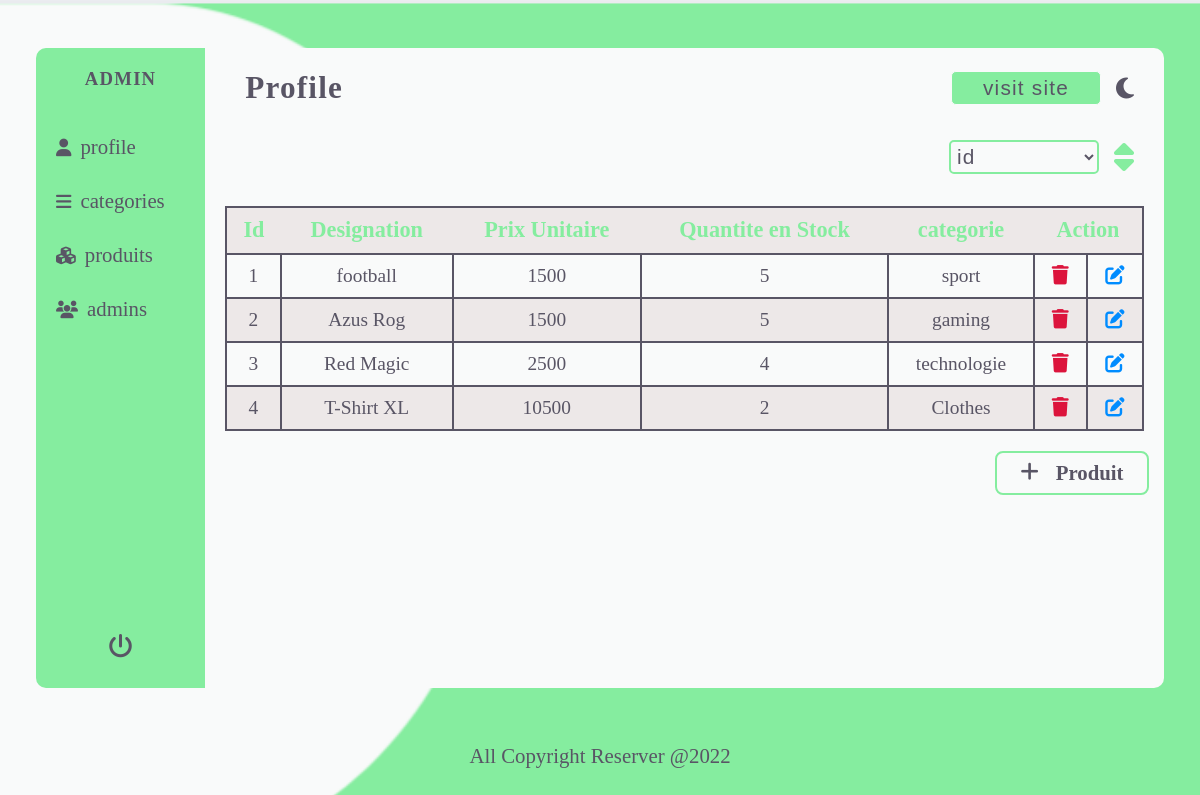
/produit/index.php (signed in), run on the app's committed database.
### tables this page shows
CREATE TABLE produit(
    id INT PRIMARY KEY AUTO_INCREMENT,
    designation VARCHAR(255) NOT NULL UNIQUE,
    pu DOUBLE NOT NULL,
    qtstock INT NOT NULL,
    image_path VARCHAR(255) NOT NULL,
    id_cat INT NOT NULL,
    admin_id INT NOT NULL,
    CONSTRAINT pk1 FOREIGN KEY (id_cat) REFERENCES categorie(id)
    ON DELETE CASCADE ON UPDATE CASCADE,
    CONSTRAINT pk2 FOREIGN KEY (admin_id) REFERENCES login(id)
    ON DELETE CASCADE ON UPDATE CASCADE
);

CREATE TABLE categorie(
    id INT PRIMARY KEY AUTO_INCREMENT,
    nom_cat VARCHAR(255) NOT NULL UNIQUE,
    descr VARCHAR(1000) NOT NULL,
    admin_id INT NOT NULL,
    CONSTRAINT pk FOREIGN KEY (admin_id) REFERENCES login(id)
    ON DELETE CASCADE ON UPDATE CASCADE
);

### produit/gestionproduit.php (called while the page is built, shortened)
<?php
    class Produit{
        private $pdo;
        public function __construct(PDO $pdo,$id=null,$designation=null,$prix_unitaire=null,$qte_stock=null,$id_cat=null,$image_path=null,$admin_id=null){
            $this->pdo=$pdo;
        }
        function afficher_les_produits(){
            $sql="SELECT * FROM produit;";
            $result=$this->pdo->query($sql);
            return $result->fetchAll(PDO::FETCH_OBJ);
        }
    }
?>

### categorie/gestionCategorie.php (called while the page is built, shortened)
<?php
class Categorie{
    private $pdo;
    public function __construct(PDO $pdo,$id=null,$nom_cat=null,$description_cat=null){
        $this->pdo=$pdo;
    }
    public function recherchce_categorie_by_id($id){
        $sql="SELECT * FROM categorie WHERE id=:id";
        $statement=$this->pdo->prepare($sql);
        $statement->execute([
            ":id"=>$id
        ]);
        return $statement->fetch(PDO::FETCH_ASSOC);
    }
}
?>

### produit/index.php (the view, shortened to what this page needs)
<!DOCTYPE html>
<html lang="en">
<?php include_once '../template/head.php'?>
<body id="#main-body">
    <div class="my-container">
      <?php include_once '../template/aside.php'?>
          <div class="dashboard">
            <?php include_once '../template/header.php'?>
            <?php
    require_once  '..\produit\gestionproduit.php';
    require_once '..\categorie\gestionCategorie.php';
    $pdo=Connection::connectToDB("gestionproduit");
    $produit=new Produit(pdo:$pdo);
    if (isset($_GET["order"])) {
      $produits=$produit->trier_produits($_GET["order"]);
    }else $produits=$produit->afficher_les_produits();
?>
<div class="filter-data-form">
                <form action="" method="GET">
                    <div class="input-order">
                        <select name="order">
                        <?php foreach($produits as $produit){?>
                        <?php foreach($produit as $key =>$value){?>
                          <?php if(!($key==="image_path" || $key==="admin_id")):?>
                            <option value="<?=$key?>"><?=$key==="id_cat"?"categorie":$key;?></option>
                          <?php endif?>
                        <?php }?>
                        <?php break;?>
                        <?php }?>
                        </select>
                    </div>
                    <button type="submit">
                        <i class="fa-solid fa-sort"></i>
                    </button>
                </form>
</div>
<div class="table-container">
          <table id="customers">
          <thead>
            <tr>
              <tr>
                <th >Id</th>
                <th >Designation</th>
                <th >Prix Unitaire</th>
                <th >Quantite en Stock</th>
                <th >categorie</th>
                <th  colspan='2' >Action</th>
            </tr>
            </tr>
          </thead>
          <tbody>
            <?php foreach($produits as $produit){?>
              <tr>
                      <td >
                          <?php
                          echo  $produit->id;
                          ?>
                      </td>
                      <td >
                          <?php
                          echo  $produit->designation;
                          ?>
                      </td >
                      <td >
                        <?php
                          echo  $produit->pu;
                          ?>
                      </td>
                      <td >
                        <?php
                          echo  $produit->qtstock;
                          ?>
                      </td>
                      <td >
                        <?php
                          $categorie=new Categorie(pdo:$pdo);
                          echo  $categorie->recherchce_categorie_by_id($produit->id_cat)['nom_cat'];
                          ?>
                      </td>
                      <td >
                        <a href="supprimerPrd.php?id=<?=$produit->id?>" onclick="confirmer(event)"><i class="fa-solid fa-trash" id="supprimer"></i></a>
                      </td>
                      <?php $query=http_build_query($produit);?>
                      <td >
                        <a href="modifierPrd.php?<?=$query?>"><i class="fa-solid fa-pen-to-square" id="modifier"></i></a>
                      </td>
                    </tr>
                    <?php }?>
                  </tbody>
  </table>
</div>
            <div class="btn-ajouter">
                <a href="../produit/ajouterPrd.php">
                <i class="fa-solid fa-plus"></i>
                    Produit
                </a>
            </div>
        </div>
    </div>
    <footer>
        All Copyright Reserver @2022
    </footer>
</body>
</html>

### css/style.css (style rules this page uses)
:root, :root.light { --main-color:#85ed9f; --main-light-color:#F9FAFA; --bg-color:rgb(225, 248, 230); --text-color:#595565; --bg-image:url("../images/bglight.png"); --table-color:rgb(237, 232, 232); }
* { margin:0; padding:0; text-decoration: none; color: var(--text-color); }
body { background: var(--bg-image) no-repeat; background-position: center; background-size: cover; background-attachment: scroll; min-height: 100vh; }
.my-container { margin: 4% auto; width: 94%; min-height: 80vh; display: flex; border-radius: 10px; }
.dashboard { padding: 20px 0; width: 85%; height:auto; border-top-right-radius: 10px; border-bottom-right-radius: 10px; background-color: var(--main-light-color); }
.dashboard .nav-dashboard .view-site-btn #dark-mode, .dashboard .filter-data-form form button { display: flex; justify-content: center; align-items: center; font-size: 1.5em; margin: 0 0 0 15px; cursor: pointer; }
.dashboard .nav-dashboard .view-site-btn button, .dashboard .filter-data-form form select { width: 150px; height: 34px; border: 1px solid var(--main-light-color); background-color: var(--main-color); border-radius: 5px; font-size:1.3em; letter-spacing: 1.2px; padding: 2px; cursor: pointer; color: var(--text-color); font-weight: 500; text-transform: lowercase; }
.dashboard .filter-data-form { margin: 3% 0%; height:40px; display: flex; justify-content: end; align-items: center; }
.dashboard .filter-data-form form { display: flex; margin-right: 30px; }
.dashboard .filter-data-form form select { background-color: var(--main-light-color); border:2px solid var(--main-color) }
.dashboard .filter-data-form form button { background-color: var(--main-light-color); border: none; font-size: 2em; }
.filter-data-form form button i { color: var(--main-color); }
.table-container { margin: 20px; display: flex; justify-content: center; align-items: center; }
.table-container table { width: 100%; border:2px solid; padding: 2px; }
thead { background-color: var(--main-color); }
th { color: var(--main-color); padding: 10px; font-size:1.15em; }
table ,thead,td { padding: 10px; border: 2px solid; border-collapse: collapse; text-align: center; font-size: 1.1em; }
#customers tr:nth-child(even) { background-color:var(--table-color); }
#supprimer { color: crimson; }
#modifier { color: rgb(0, 140, 255); }
.btn-ajouter { width: 150px; height: 40px; border: 2px solid var(--main-color); display: flex; justify-content: center; align-items: center; float: right; border-radius: 8px; margin-right: 15px; }
.btn-ajouter a { width: 80%; height: 100%; font-size: 1.3em; display: flex; align-items: center; justify-content: space-around; font-weight: 700 }
footer { width: 100%; height:40px; display: flex; justify-content: center; align-items: center; font-size: 1.3em; }

### data on the page
produit: id "1", designation "football", pu "1500", qtstock "5", id_cat.nom_cat "sport"
produit: id "2", designation "Azus Rog", pu "1500", qtstock "5", id_cat.nom_cat "gaming"
produit: id "3", designation "Red Magic", pu "2500", qtstock "4", id_cat.nom_cat "technologie"
produit: id "4", designation "T-Shirt XL", pu "10500", qtstock "2", id_cat.nom_cat "Clothes"

### other printed values
$_SESSION["username"] "ADMIN"
form field order "id"
